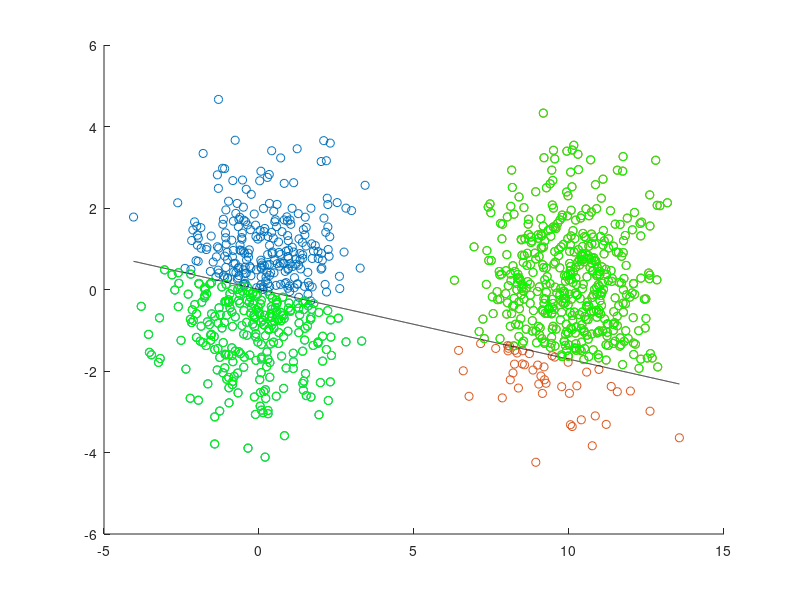
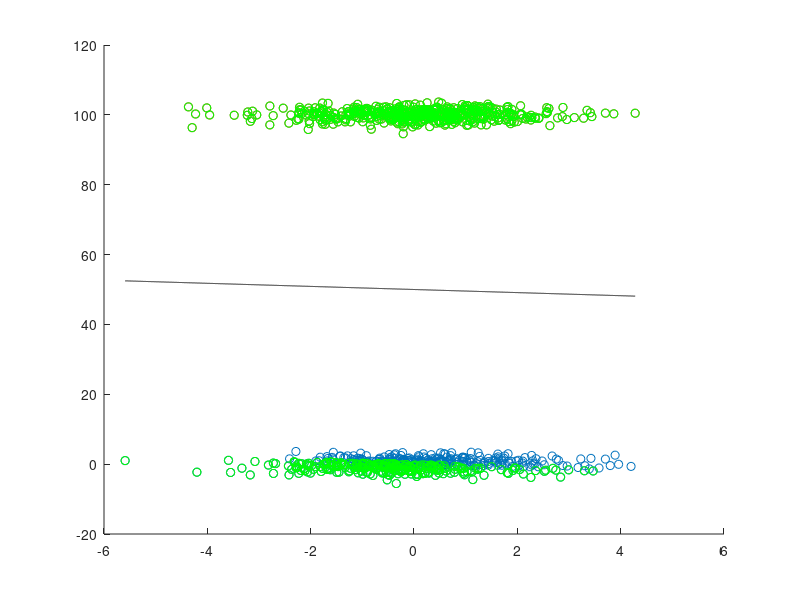

Write the MATLAB code that produced these figures, in order.

%%
clear all; close all;
seed = 0
randn('seed',seed);

M1 = [0 0];
M2 = [10 0];

S = [2 0; 0 2];
N = 500;

X1 = mvnrnd(M1, S, N);
X2 = mvnrnd(M2, S, N);

X = [X1;X2];
X = [X ones(N*2,1)];
Y = [ones(N,1); ones(N,1)*-1];

figure
scatter(X1(:,1), X1(:,2), 'r.');
hold on
scatter(X2(:,1), X2(:,2), 'k.');

slope = rand() * 1000;

w0 = 0;
w1 = rand()*100000;
w2 = rand()*100000;

W = [w1 w2 w0];

decision_x = linspace(min(X(:,1)), max(X(:,1)), 10000);
decision_y = -(w1/w2)*decision_x - (w0/w2);

plot(decision_x, decision_y, "k");

for i=1:size(X,1)
   if sum(W.*X(i,:).*Y(i)) < 0
       plot(X(i,1),X(i,2),'og');
   end
    
end


accuracy = sum(W*X'.*Y' > 0)/size(X,1)

%%

M1 = [0 0];
M2 = [0 100];

X1 = mvnrnd(M1, S, N);
X2 = mvnrnd(M2, S, N);

X = [X1;X2];
X = [X ones(N*2,1)];
Y = [ones(N,1); ones(N,1)*-1];

figure
scatter(X1(:,1), X1(:,2), 'r.');
hold on
scatter(X2(:,1), X2(:,2), 'k.');

slope = rand() * 1000;

w0 = 0;
w1 = rand()*100000;
w2 = rand()*100000;

W = [w1 w2 w0];

decision_x = linspace(min(X(:,1)), max(X(:,1)), 10000);
decision_y = -(w1/w2)*decision_x - (w0/w2) + 50;

plot(decision_x, decision_y, "k");

for i=1:size(X,1)
   if sum(W.*X(i,:).*Y(i)) + 50 < 0
       plot(X(i,1),X(i,2),'og');
   end
    
end


accuracy = sum(W*X'.*Y' > 0)/size(X,1)